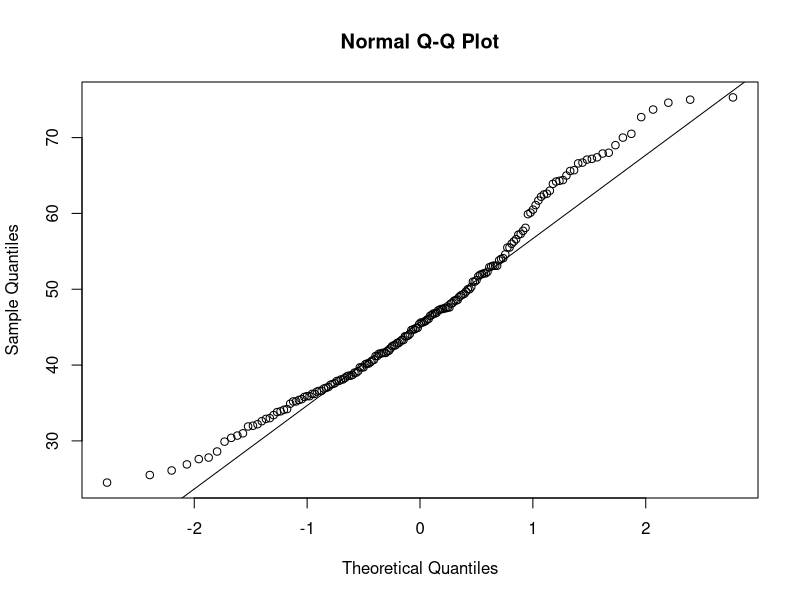
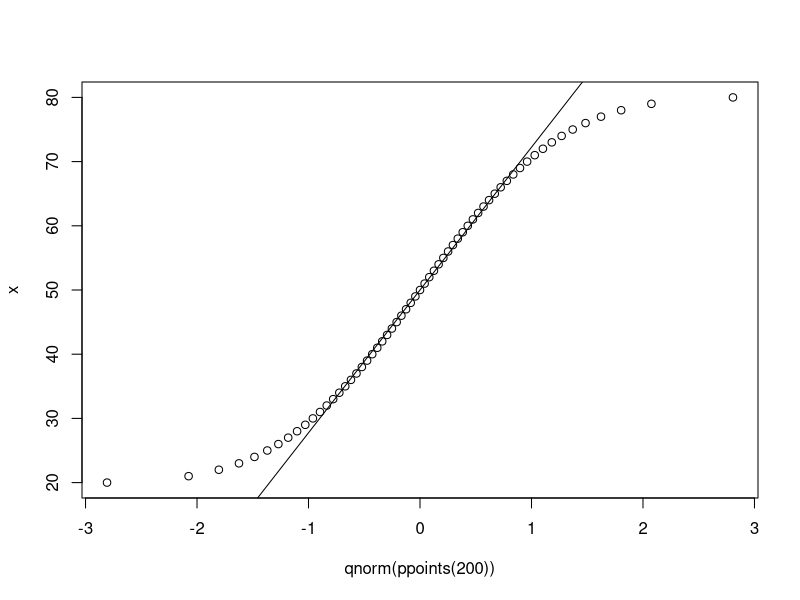
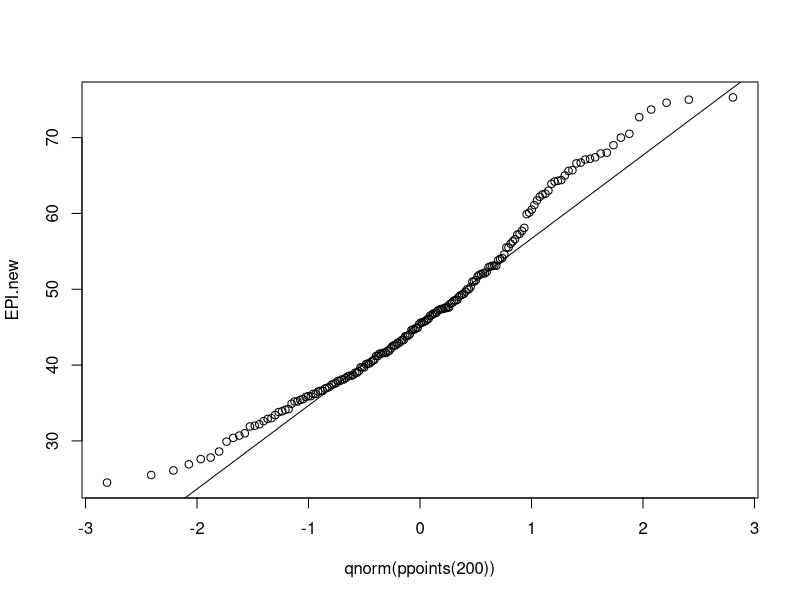
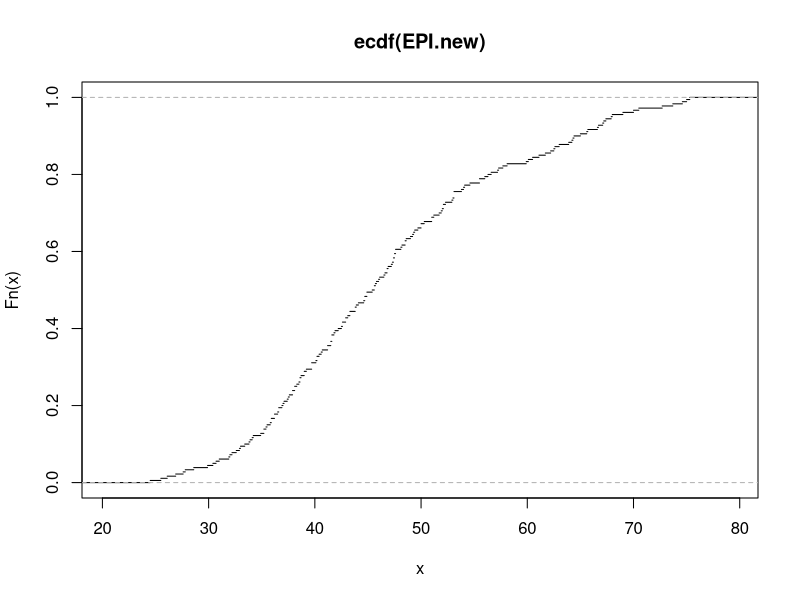
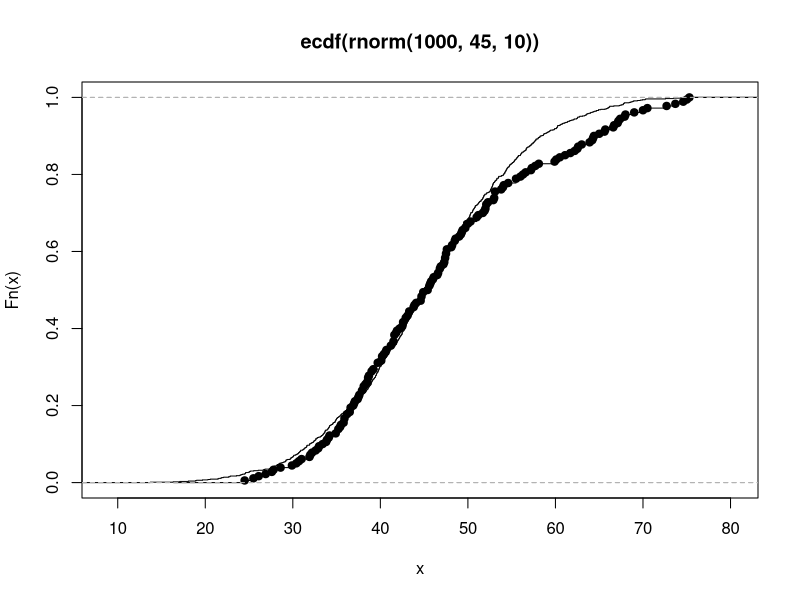
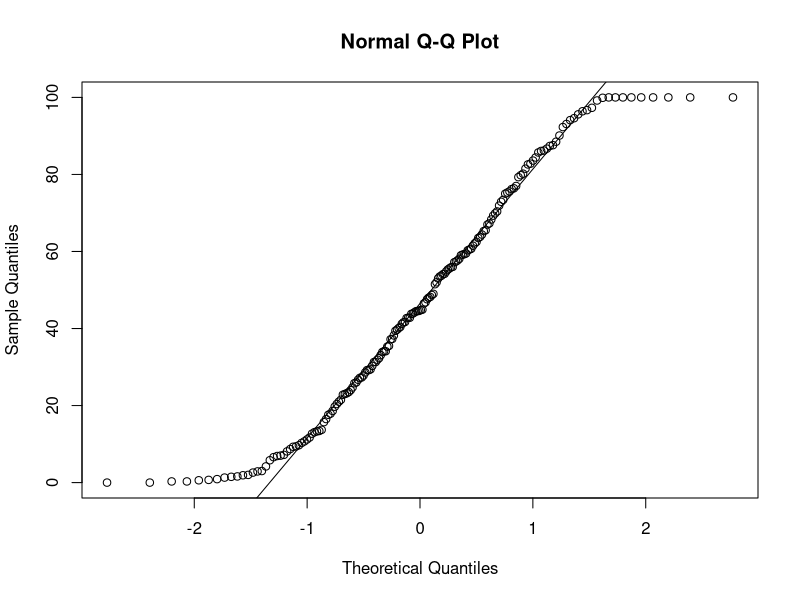
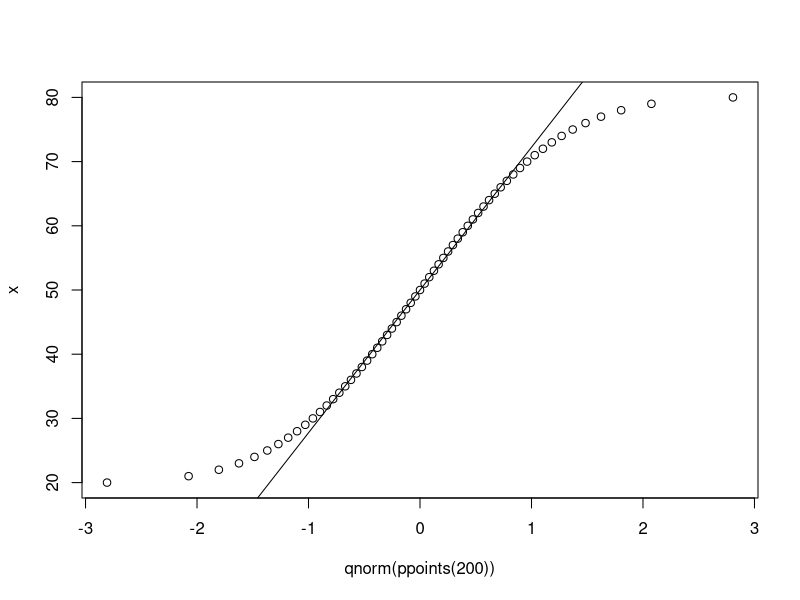
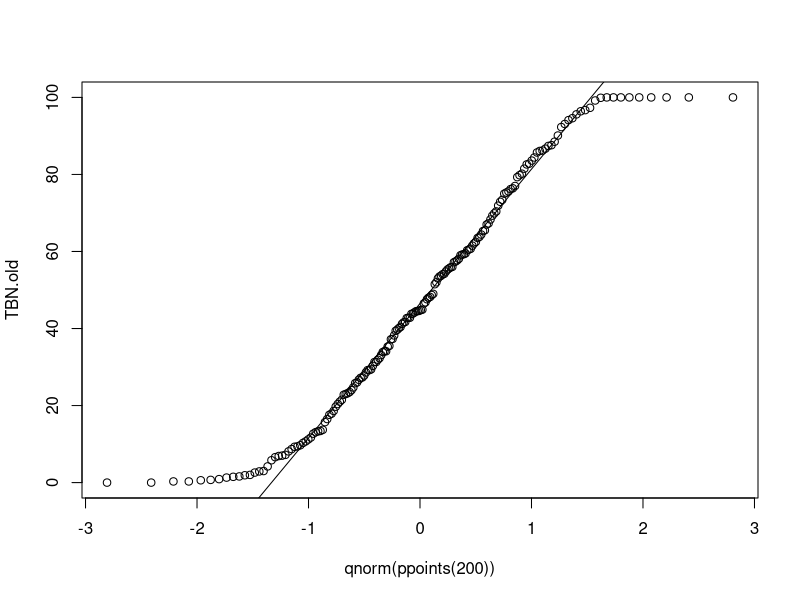

Source code (R) for these figures, in order: (Note: this script raises an error after producing the figures.)
###### Exercise 1 Example and Explanation ######

### Load in data ###
epi.results <- read.csv("epi2024results06022024.csv", header=TRUE)
epi.weights <- read.csv("epi2024weights.csv")
epi.results$EPI.new
epi.results[1,5]
attach(epi.results)

### Quantile-Quantile Exploration ###
help("qqnorm") 
qqnorm(EPI.new)  #Makes a normal qq plot

#"adds a line to a “theoretical”, by default normal, quantile-quantile plot 
#which passes through the probs quantiles, by default the first and third 
#quartiles."
qqline(EPI.new)  

### Make a Q-Q plot against the generating distribution ###
x <- seq(20., 80., 1.0)   # The integers 20-80
qqplot(qnorm(ppoints(200)), x) # Plots a normal distribution against the quartiles of x
qqline(x) #Draw the line of best fit. Best case is that all data is on line == data is normal
qqplot(qnorm(ppoints(200)),EPI.new) 
qqline(EPI.new)  #Is almost normal, but not quite.


### Cumulative density function ###
plot(ecdf(EPI.new), do.points=FALSE) # Maked a cdf of the data
plot(ecdf(rnorm(1000, 45, 10)), do.points=FALSE) # ecdf of normal distr with mean=45, sd= 10
lines(ecdf(EPI.new)) #Checks data against the normal cdf


###### Exercise 1: Fitting a Distribution ######
epi.results$TBN.old
epi.results[1,5]
attach(epi.results)

### Quantile-Quantile Exploration ###
qqnorm(TBN.old)  #Makes a normal qq plot

#"adds a line to a “theoretical”, by default normal, quantile-quantile plot 
#which passes through the probs quantiles, by default the first and third 
#quartiles."
qqline(TBN.old)  

### Make a Q-Q plot against the generating distribution ###
x <- seq(20., 80., 1.0)   # The integers 20-80
qqplot(qnorm(ppoints(200)), x) # Plots a normal distribution against the quartiles of x
qqline(x) #Draw the line of best fit. Best case is that all data is on line == data is normal
qqplot(qnorm(ppoints(200)),TBN.old) 
qqline(TBN.old)  #Is almost normal, but not quite.


### Cumulative density function ###
mean(TBN.old)
sd(TBN.old)
plot(ecdf(TBN.old), do.points=FALSE) # Maked a cdf of the data
# ecdf of near perfect normal distribution basedon TBN data
plot(ecdf(rnorm(1000, mean(TBN.old),sd(TBN.old))), do.points=FALSE) 
lines(ecdf(TBN.old)) #Checks data against the normal cdf



epi.results$ECO.new
epi.results[1,5]
attach(epi.results)

### Quantile-Quantile Exploration ###
qqnorm(ECO.new)  #Makes a normal qq plot

#"adds a line to a “theoretical”, by default normal, quantile-quantile plot 
#which passes through the probs quantiles, by default the first and third 
#quartiles."
qqline(ECO.new)  

### Make a Q-Q plot against the generating distribution ###
x <- seq(20., 80., 1.0)   # The integers 20-80
qqplot(qnorm(ppoints(200)), x) # Plots a normal distribution against the quartiles of x
qqline(x) #Draw the line of best fit. Best case is that all data is on line == data is normal
qqplot(qnorm(ppoints(200)),ECO.new) 
qqline(ECO.new)  #Is almost normal, but not quite.


### Cumulative density function ###
mean(ECO.new)
sd(ECO.new)
plot(ecdf(ECO.new), do.points=FALSE) # Maked a cdf of the data
# ecdf of near perfect normal distribution basedon ECO.new data
plot(ecdf(rnorm(1000, mean(ECO.new),sd(ECO.new))), do.points=FALSE) 
lines(ecdf(ECO.new)) #Checks data against the normal cdf









####### Exercise 2: Example and Explanation #######
# read data
populations_2023 <- read.csv("countries_populations_2023.csv")
# drop countries not in epi results
populations <- populations_2023[-which(!populations_2023$Country %in% epi.results$country),]
# sort populations by country
populations <- populations[order(populations$Country),]
# drop countries not in populations
epi.results.sub <- epi.results[-which(!epi.results$country %in% populations$Country),]
# sort epi results by country
epi.results.sub <- epi.results.sub[order(epi.results.sub$country),]
# only keep necessary columns
epi.results.sub <- epi.results.sub[,c("country","EPI.old","EPI.new")]
# convert population to numeric
epi.results.sub$population <- as.numeric(populations$Population)
# compute population log base 10
epi.results.sub$population_log <- log10(epi.results.sub$population)

### Linear Model ###
lin.mod.epinew <- lm(EPI.new~population_log,epi.results.sub) #Create a linear model object
plot(epi.results.sub$population_log)
abline(lin.mod.epinew)
summary(lin.mod.epinew)
plot(lin.mod.epinew)
ggplot(epi.results.sub, aes(x = population_log, y = EPI.new)) +
  geom_point() +
  stat_smooth(method = "lm")
ggplot(lin.mod.epinew, aes(x = .fitted, y = .resid)) +
  geom_point() +
  geom_hline(yintercept = 0) +
  labs(title='Residual vs. Fitted Values Plot', x='Fitted Values', y='Residuals')




####### Exercise 2  #######
eco <- read.csv("epi2024results06022024.csv", header=TRUE)
eco.weights <- read.csv("epi2024weights.csv")
eco.results$ECO.new
eco.results[1,5]
attach(eco.results)


populations_2023 <- read.csv("countries_populations_2023.csv")
populations <- populations_2023[-which(!populations_2023$Country %in% eco.results$country),]
populations <- populations[order(populations$Country),]
eco.results.sub <- eco.results[-which(!eco.results$country %in% populations$Country),]
eco.results.sub <- eco.results.sub[order(eco.results.sub$country),]
eco.results.sub <- eco.results.sub[,c("country","ECO.old","ECO.new")]
eco.results.sub$population <- as.numeric(populations$Population)
eco.results.sub$population_log <- log10(eco.results.sub$population)

### Linear Model ###
lin.mod.econew <- lm(ECO.new~population_log,eco.results.sub) #Create a linear model object
plot(eco.results.sub$population_log)
abline(lin.mod.econew)
summary(lin.mod.econew)
plot(lin.mod.econew)
ggplot(eco.results.sub, aes(x = population_log, y = ECO.new)) +
  geom_point() +
  stat_smooth(method = "lm")
ggplot(lin.mod.econew, aes(x = .fitted, y = .resid)) +
  geom_point() +
  geom_hline(yintercept = 0) +
  labs(title='Residual vs. Fitted Values Plot', x='Fitted Values', y='Residuals')










mkp.results <- read.csv("epi2024results06022024.csv", header=TRUE)
mkp.weights <- read.csv("epi2024weights.csv")
mkp.results$MKP.new
mkp.results[1,5]
attach(mkp.results)


populations_2023 <- read.csv("countries_populations_2023.csv")
populations <- populations_2023[-which(!populations_2023$Country %in% mkp.results$country),]
populations <- populations[order(populations$Country),]
mkp.results.sub <- mkp.results[-which(!mkp.results$country %in% populations$Country),]
mkp.results.sub <- mkp.results.sub[order(mkp.results.sub$country),]
mkp.results.sub <- mkp.results.sub[,c("country","MKP.old","MKP.new")]
mkp.results.sub$population <- as.numeric(populations$Population)
mkp.results.sub$population_log <- log10(mkp.results.sub$population)

### Linear Model ###
lin.mod.mkpnew <- lm(MKP.new~population_log,mkp.results.sub) #Create a linear model object
plot(mkp.results.sub$population_log)
abline(lin.mod.mkpnew)
summary(lin.mod.mkpnew)
plot(lin.mod.mkpnew)
ggplot(mkp.results.sub, aes(x = population_log, y = MKP.new)) +
  geom_point() +
  stat_smooth(method = "lm")
ggplot(lin.mod.mkpnew, aes(x = .fitted, y = .resid)) +
  geom_point() +
  geom_hline(yintercept = 0) +
  labs(title='Residual vs. Fitted Values Plot', x='Fitted Values', y='Residuals')
